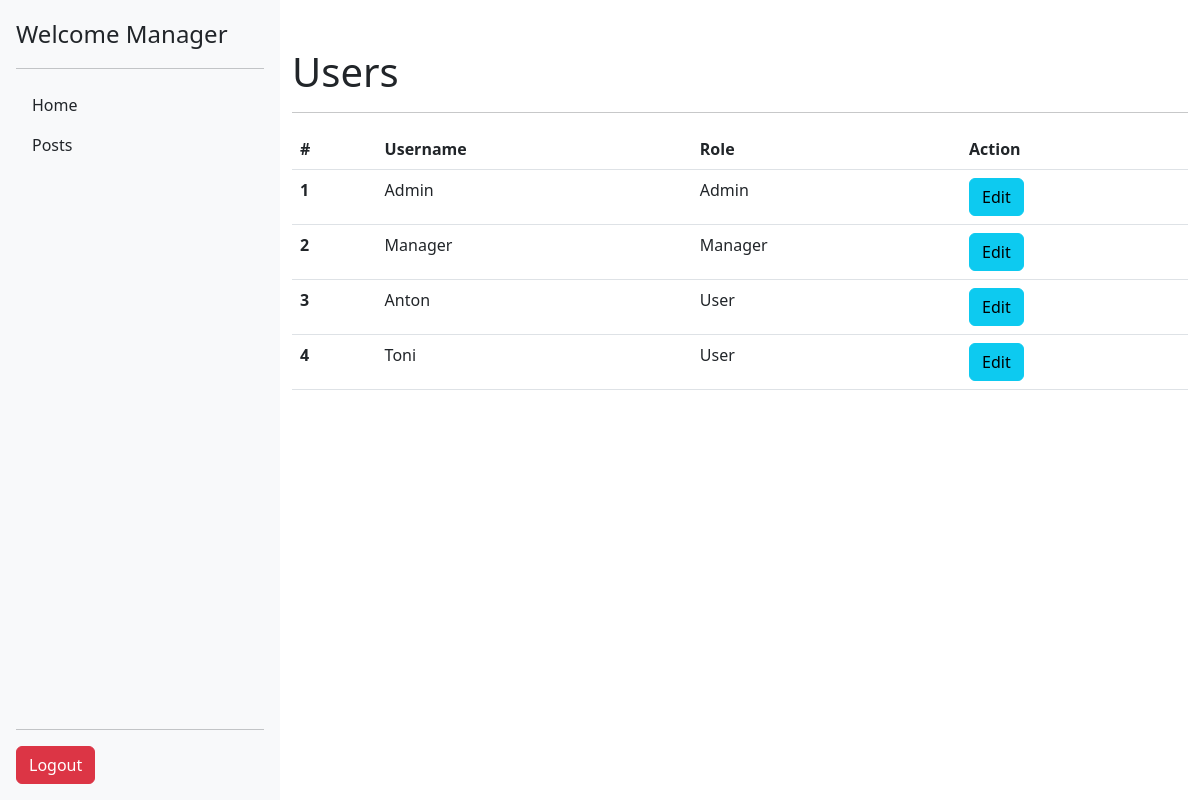
The app's page /interfaces/admin/users.php (signed in) with its own data.
### tables this page shows
CREATE TABLE `users` (
  `id_user` int NOT NULL AUTO_INCREMENT,
  `name` varchar(255) DEFAULT NULL,
  `name_user` varchar(30) DEFAULT NULL,
  `password` varchar(22) DEFAULT NULL,
  `role` varchar(14) DEFAULT NULL,
  `status` int NOT NULL,
  PRIMARY KEY (`id_user`)
);

### interfaces/admin/users.php (the view, shortened to what this page needs)
<?php
include('../../data/conn.php');
include('../shared/head.php');
include('../shared/sidebar.php');
$sql = "Select * from users";
$res = mysqli_query($conn, $sql);
$users = [];
if ($row = mysqli_num_rows($res) > 0) {
	while ($row = mysqli_fetch_assoc($res)) {
		array_push($users, $row);
	}
}
?>
<div class="container mt-5">
	<h1>Users</h1>
	<hr>
	<table class="table">
		<thead>
			<tr>
				<th scope="col">#</th>
				<th scope="col">Username</th>
				<th scope="col">Role</th>
				<th scope="col">Action</th>
			</tr>
		</thead>
		<tbody>
			<?php foreach ($users as $user) : ?>
				<tr>
					<th scope="row"><?php echo $user['id_user'] ?></th>
					<td><?php echo $user['name_user'] ?></td>
					<td><?php echo $user['role'] ?></td>
					<td>
						<a href="edit.php?id=<?php echo $user['id_user'] ?>" class="btn btn-info">
							Edit
						</a>
					</td>
				</tr>
			<?php endforeach; ?>
		</tbody>
	</table>
	</main>
	<?php
	include('../shared/scripts.php');
	?>

### records on screen
users: id_user "1", name_user "Admin", role "Admin"
users: id_user "2", name_user "Manager", role "Manager"
users: id_user "3", name_user "Anton", role "User"
users: id_user "4", name_user "Toni", role "User"

### other values on screen
$_SESSION['user'] "Manager"
